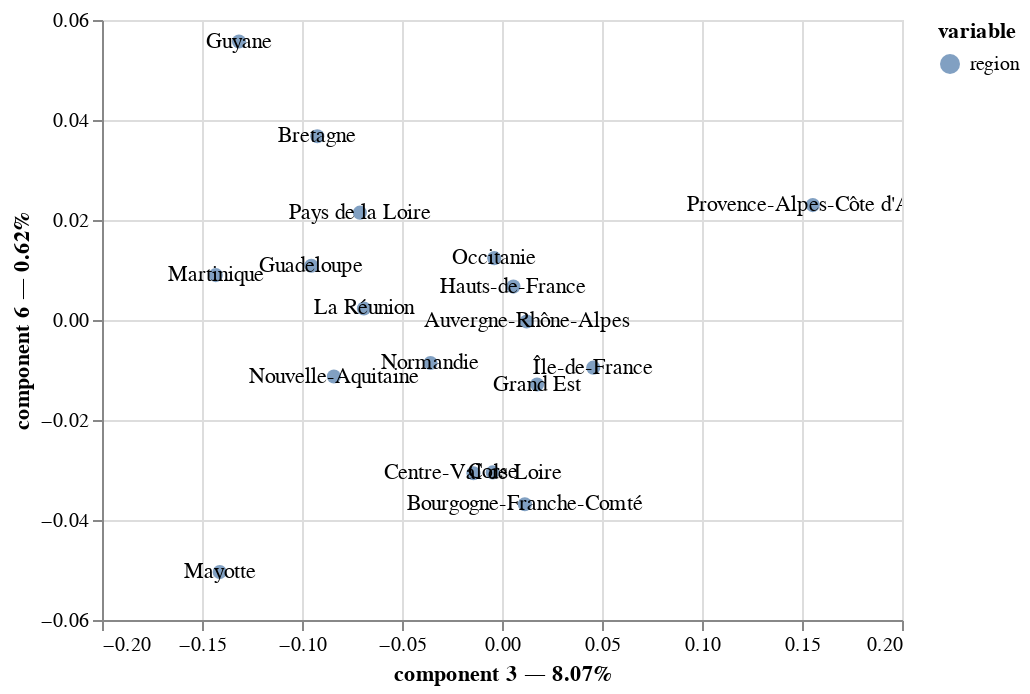

Write notebook code for a chart like this one.
### Markdown cell above
**Zadanie:** Proszę narysować wykres dla najważniejszych składowych dla regionu Provence-Alpes-Côte d'Azur

### Code cell
# Rozwiązanie
ca.plot(
    dataset,
    x_component=3,
    y_component=6,
    show_row_markers=True,
    show_column_markers=False,
    show_row_labels=True,
    show_column_labels=False
)

### Figure 1 — Vega-Lite specification as saved in the notebook (floating-point values rounded to 4 significant figures)
{"config": {"view": {"continuousWidth": 400, "continuousHeight": 300}}, "layer": [{"mark": {"type": "circle", "size": 50}, "encoding": {"color": {"field": "variable", "type": "nominal"}, "tooltip": [{"field": "variable", "type": "nominal"}, {"field": "value", "type": "nominal"}, {"field": "component 3", "type": "quantitative"}, {"field": "component 6", "type": "quantitative"}], "x": {"axis": {"title": "component 3 — 8.07%"}, "field": "component 3", "scale": {"zero": false}, "type": "quantitative"}, "y": {"axis": {"title": "component 6 — 0.62%"}, "field": "component 6", "scale": {"zero": false}, "type": "quantitative"}}, "selection": {"selector003": {"type": "interval", "bind": "scales", "encodings": ["x", "y"]}}}, {"mark": "text", "encoding": {"text": {"field": "label", "type": "nominal"}, "x": {"axis": {"title": "component 3 — 8.07%"}, "field": "component 3", "scale": {"zero": false}, "type": "quantitative"}, "y": {"axis": {"title": "component 6 — 0.62%"}, "field": "component 6", "scale": {"zero": false}, "type": "quantitative"}}}], "data": {"name": "data-8b83541cb23eb6bd62d364d0d53d1adb"}, "$schema": "https://vega.github.io/schema/vega-lite/v4.17.0.json", "datasets": {"data-8b83541cb23eb6bd62d364d0d53d1adb": [{"component 0": -0.05864, "component 1": 0.0383, "component 2": 0.0009371, "component 3": 0.01235, "component 4": -0.01581, "component 5": -0.01662, "component 6": -0.0002938, "component 7": -0.01871, "component 8": -0.008567, "component 9": -0.005289, "variable": "region", "value": "Auvergne-Rhône-Alpes", "label": "Auvergne-Rhône-Alpes"}, {"component 0": -0.07082, "component 1": -0.0776, "component 2": -0.01636, "component 3": 0.01141, "component 4": -0.006633, "component 5": -0.02162, "component 6": -0.03685, "component 7": -0.01769, "component 8": 0.004951, "component 9": 0.0003174, "variable": "region", "value": "Bourgogne-Franche-Comté", "label": "Bourgogne-Franche-Comté"}, {"component 0": -0.08366, "component 1": 0.1105, "component 2": -0.05899, "component 3": -0.09235, "component 4": -0.01394, "component 5": 0.005336, "component 6": 0.03675, "component 7": -0.001867, "component 8": 0.001638, "component 9": -0.004826, "variable": "region", "value": "Bretagne", "label": "Bretagne"}, {"component 0": -0.02462, "component 1": -0.0558, "component 2": -0.04617, "component 3": -0.01427, "component 4": -0.02262, "component 5": 0.01083, "component 6": -0.03065, "component 7": -0.01195, "component 8": 0.01177, "component 9": 0.005142, "variable": "region", "value": "Centre-Val de Loire", "label": "Centre-Val de Loire"}, {"component 0": 0.1274, "component 1": -0.2818, "component 2": 0.2793, "component 3": -0.004643, "component 4": -0.2162, "component 5": 0.142, "component 6": -0.03048, "component 7": -0.002855, "component 8": -0.03211, "component 9": -0.006503, "variable": "region", "value": "Corse", "label": "Corse"}, {"component 0": -0.01345, "component 1": -0.1303, "component 2": -0.05448, "component 3": 0.01753, "component 4": -0.02836, "component 5": -0.02815, "component 6": -0.0129, "component 7": 0.02409, "component 8": -0.004946, "component 9": -0.0002645, "variable": "region", "value": "Grand Est", "label": "Grand Est"}, {"component 0": 0.819, "component 1": -0.08692, "component 2": 0.0844, "component 3": -0.09534, "component 4": 0.03686, "component 5": -0.01824, "component 6": 0.01085, "component 7": 0.007462, "component 8": -0.01221, "component 9": -0.003019, "variable": "region", "value": "Guadeloupe", "label": "Guadeloupe"}, {"component 0": 0.9094, "component 1": -0.1951, "component 2": 0.07489, "component 3": -0.1315, "component 4": -0.1368, "component 5": 0.04653, "component 6": 0.05569, "component 7": 0.002019, "component 8": 0.003958, "component 9": -0.0208, "variable": "region", "value": "Guyane", "label": "Guyane"}, {"component 0": 0.01373, "component 1": -0.1901, "component 2": -0.07756, "component 3": 0.005697, "component 4": 0.07463, "component 5": 0.02632, "component 6": 0.00668, "component 7": -0.003569, "component 8": -0.004221, "component 9": 1.135e-05, "variable": "region", "value": "Hauts-de-France", "label": "Hauts-de-France"}, {"component 0": 0.57, "component 1": -0.1262, "component 2": 0.03333, "component 3": -0.06903, "component 4": 0.03391, "component 5": -0.04948, "component 6": 0.002307, "component 7": 0.005336, "component 8": -0.00116, "component 9": -0.01559, "variable": "region", "value": "La Réunion", "label": "La Réunion"}, {"component 0": 0.8307, "component 1": -0.08346, "component 2": 0.07816, "component 3": -0.1431, "component 4": -0.05113, "component 5": -0.02339, "component 6": 0.008977, "component 7": -0.03535, "component 8": 0.03893, "component 9": 0.01575, "variable": "region", "value": "Martinique", "label": "Martinique"}, {"component 0": 0.7144, "component 1": -0.4101, "component 2": -0.06289, "component 3": -0.1411, "component 4": -0.1679, "component 5": 0.08471, "component 6": -0.05042, "component 7": -0.02172, "component 8": -0.06607, "component 9": 0.05382, "variable": "region", "value": "Mayotte", "label": "Mayotte"}, {"component 0": -0.03543, "component 1": -0.06747, "component 2": -0.07506, "component 3": -0.03576, "component 4": 0.01289, "component 5": 0.00664, "component 6": -0.008598, "component 7": 0.002832, "component 8": 0.01007, "component 9": -0.001253, "variable": "region", "value": "Normandie", "label": "Normandie"}, {"component 0": -0.1105, "component 1": -0.004012, "component 2": 0.09797, "component 3": -0.08406, "component 4": -0.002787, "component 5": 0.01625, "component 6": -0.01131, "component 7": 0.008942, "component 8": 0.004747, "component 9": -0.004623, "variable": "region", "value": "Nouvelle-Aquitaine", "label": "Nouvelle-Aquitaine"}, {"component 0": -0.07859, "component 1": -0.03332, "component 2": 0.1404, "component 3": -0.003893, "component 4": 0.0409, "component 5": -0.0179, "component 6": 0.01237, "component 7": 0.0002863, "component 8": -0.002213, "component 9": 0.007858, "variable": "region", "value": "Occitanie", "label": "Occitanie"}, {"component 0": -0.05614, "component 1": 0.07216, "component 2": -0.08609, "component 3": -0.07106, "component 4": -0.05263, "component 5": -0.005347, "component 6": 0.02147, "component 7": 0.002693, "component 8": -0.001411, "component 9": 0.008768, "variable": "region", "value": "Pays de la Loire", "label": "Pays de la Loire"}, {"component 0": 0.01144, "component 1": -0.1066, "component 2": 0.0298, "component 3": 0.1554, "component 4": -0.03872, "component 5": 0.007769, "component 6": 0.02298, "component 7": 0.000982, "component 8": 0.008212, "component 9": -0.001078, "variable": "region", "value": "Provence-Alpes-Côte d'Azur", "label": "Provence-Alpes-Côte d'Azur"}, {"component 0": 0.09161, "component 1": 0.2511, "component 2": -0.008997, "component 3": 0.04563, "component 4": 0.01753, "component 5": 0.009945, "component 6": -0.009537, "component 7": 0.004916, "component 8": -0.0009217, "component 9": 0.0009357, "variable": "region", "value": "Île-de-France", "label": "Île-de-France"}]}}
